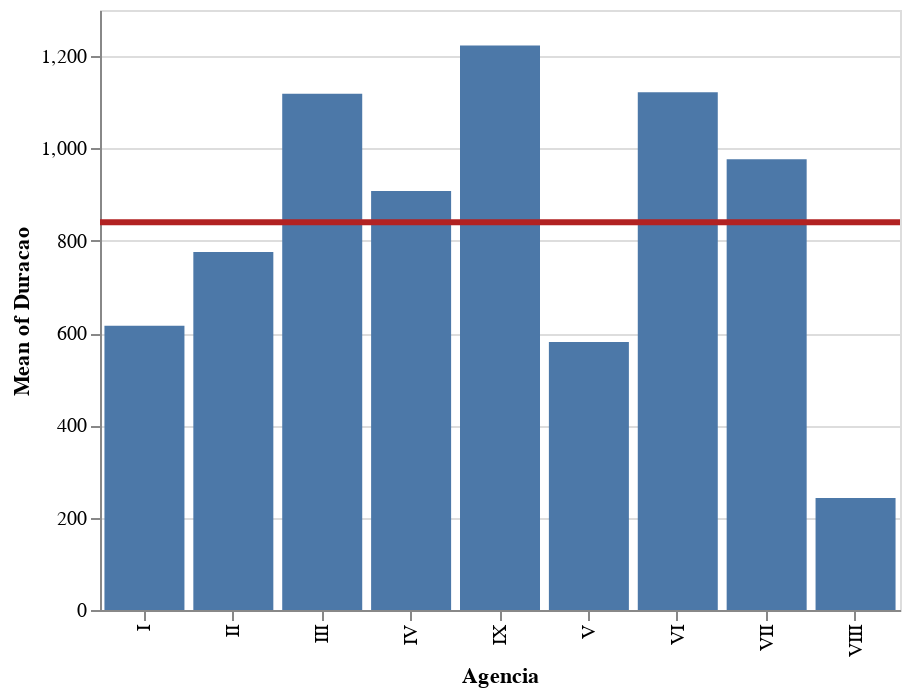

The cell this chart's notebook holds for it:
### Code cell
bars = alt.Chart().mark_bar().encode(
    x='Agencia:O',
    y='mean(Duracao):Q',
    opacity=alt.condition(brush, alt.OpacityValue(1), alt.OpacityValue(0.7))
).add_selection(
    brush
)

line = alt.Chart().mark_rule(color='firebrick').encode(
    y='mean(Duracao):Q',
    size=alt.SizeValue(3)
).transform_filter(
    brush
)

print("Gráfico interativo")
alt.layer(bars, line, data=duracao_agencia)

### Figure 1 — Vega-Lite specification as saved in the notebook (floating-point values rounded to 4 significant figures)
{"$schema": "https://vega.github.io/schema/vega-lite/v2.6.0.json", "config": {"view": {"height": 300, "width": 400}}, "data": {"name": "data-82aca4ea21dd934d5df277c51e49aeb5"}, "datasets": {"data-82aca4ea21dd934d5df277c51e49aeb5": [{"Agencia": "I", "Duracao": 616}, {"Agencia": "II", "Duracao": 775.7}, {"Agencia": "III", "Duracao": 1118.0}, {"Agencia": "IV", "Duracao": 907.8}, {"Agencia": "IX", "Duracao": 1223.0}, {"Agencia": "V", "Duracao": 580.5}, {"Agencia": "VI", "Duracao": 1122.0}, {"Agencia": "VII", "Duracao": 976.7}, {"Agencia": "VIII", "Duracao": 242.9}]}, "layer": [{"encoding": {"opacity": {"condition": {"selection": "selector001", "value": 1}, "value": 0.7}, "x": {"field": "Agencia", "type": "ordinal"}, "y": {"aggregate": "mean", "field": "Duracao", "type": "quantitative"}}, "mark": "bar", "selection": {"selector001": {"encodings": ["x"], "mark": {"fill": "#333", "fillOpacity": 0.125, "stroke": "white"}, "on": "[mousedown, window:mouseup] > window:mousemove!", "resolve": "global", "translate": "[mousedown, window:mouseup] > window:mousemove!", "type": "interval", "zoom": "wheel!"}}}, {"encoding": {"size": {"value": 3}, "y": {"aggregate": "mean", "field": "Duracao", "type": "quantitative"}}, "mark": {"color": "firebrick", "type": "rule"}, "transform": [{"filter": {"selection": "selector001"}}]}]}
